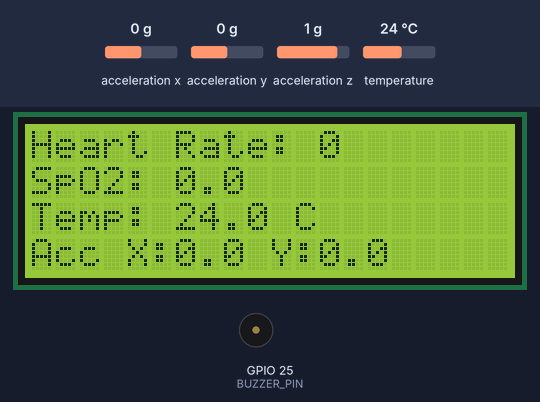
Bench run of a sketch on a simulated ESP32. Shown: 20×4 character LCD, buzzer (waves = sounding, pin HIGH). The inputs (shaded band) are chosen by the test bench; at power-on: acceleration x 0 g, temperature 24 °C, acceleration y 0 g, acceleration z 1 g.

Above: at 3.3 s.
3.4 s: acceleration x set to -0.9 g
At 5.5 s:
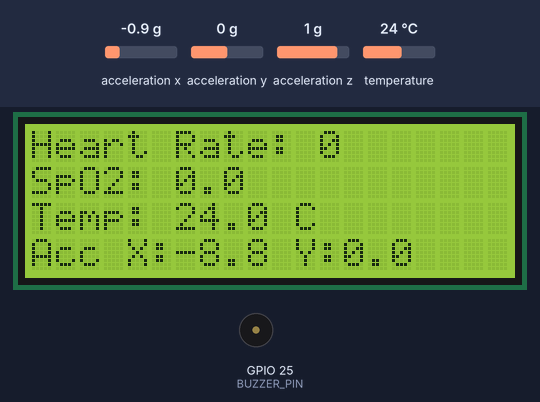
7.2 s: acceleration x set to -1.2 g
At 11.0 s:
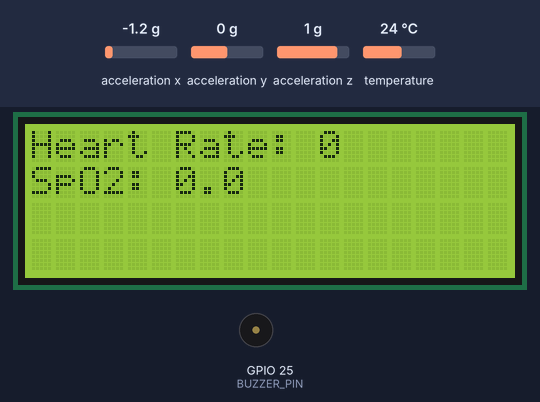
12.9 s: temperature set to 12 °C
At 14.4 s:
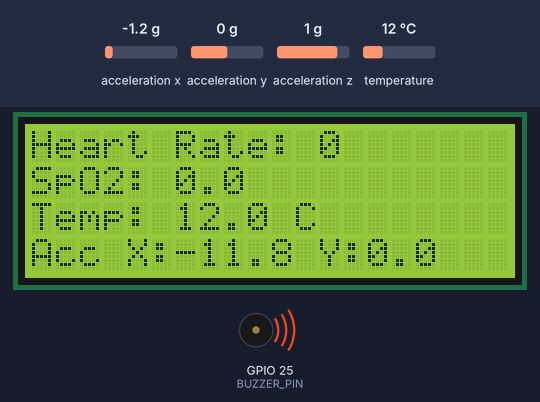
16.5 s: acceleration y set to -1.4 g
At 17.2 s:
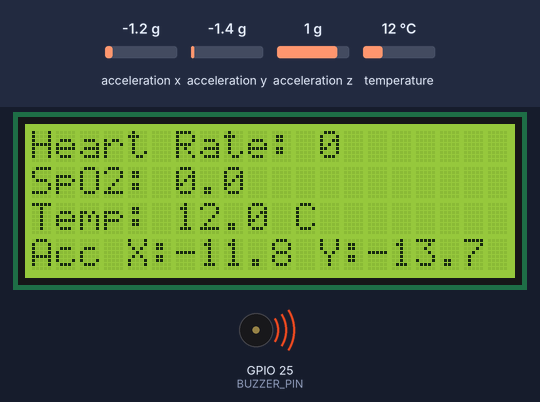
19.3 s: temperature set to 19 °C
At 21.4 s:
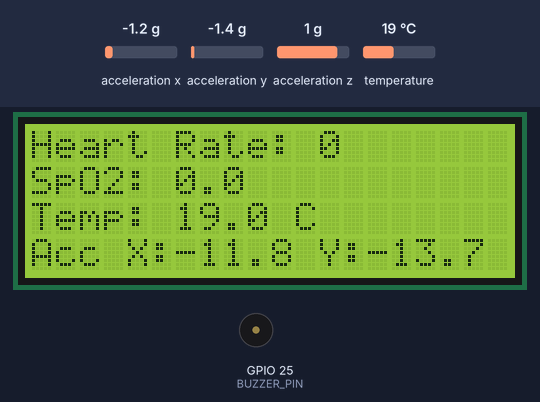
22.1 s: temperature set to 28 °C
At 22.9 s:
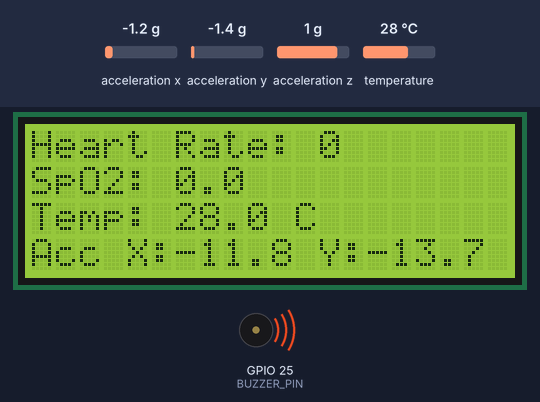
Timing chart, 0 to 25.9 s (numbered marks = the images above; inputs shaded):
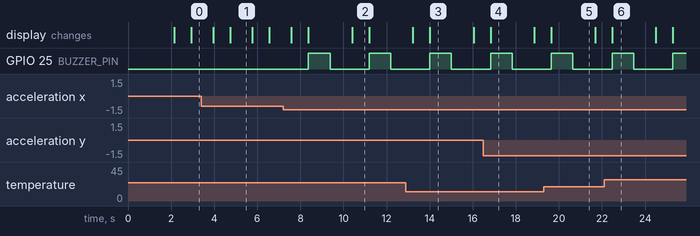

The sketch:

wearable_device.ino
```cpp
#include <Wire.h>
#include <Adafruit_Sensor.h>
#include <Adafruit_ADXL345_U.h>
#include <LiquidCrystal_I2C.h>
#include <MAX30105.h>
#include <OneWire.h>
#include <DallasTemperature.h>

// LCD Setup
LiquidCrystal_I2C lcd(0x27, 20, 4); // I2C address, 20 columns, 4 rows

// MAX30102 Setup
MAX30105 particleSensor;

// DS18B20 Setup
#define ONE_WIRE_BUS 4
OneWire oneWire(ONE_WIRE_BUS);
DallasTemperature sensors(&oneWire);

// Buzzer
#define BUZZER_PIN 25

// ADXL345 Setup
Adafruit_ADXL345_Unified accel = Adafruit_ADXL345_Unified(12345);

void setup() {
  Serial.begin(115200);

  // LCD Initialization
  lcd.init();
  lcd.backlight();
  lcd.setCursor(0, 0);
  lcd.print("Initializing...");

  // MAX30102 Initialization
  if (!particleSensor.begin(Wire, I2C_SPEED_STANDARD)) {
    lcd.setCursor(0, 1);
    lcd.print("MAX30102 Error");
    while (1);
  }
  particleSensor.setup();

  // DS18B20 Initialization
  sensors.begin();

  // ADXL345 Initialization
  if (!accel.begin()) {
    lcd.setCursor(0, 2);
    lcd.print("ADXL345 Error");
    while (1);
  }

  // Buzzer Setup
  pinMode(BUZZER_PIN, OUTPUT);

  lcd.setCursor(0, 1);
  lcd.print("Initialization OK");
  delay(2000);
}

void loop() {
  // Read MAX30102 data
  lcd.clear();
  lcd.setCursor(0, 0);
  lcd.print("Heart Rate: ");
  int heartRate = particleSensor.getHeartRate();
  lcd.print(heartRate);
  lcd.setCursor(0, 1);
  lcd.print("SpO2: ");
  float spo2 = particleSensor.getSpO2();
  lcd.print(spo2, 1);

  // Read DS18B20 data
  sensors.requestTemperatures();
  float bodyTemp = sensors.getTempCByIndex(0);
  lcd.setCursor(0, 2);
  lcd.print("Temp: ");
  lcd.print(bodyTemp, 1);
  lcd.print(" C");

  // Read ADXL345 data
  sensors_event_t event;
  accel.getEvent(&event);
  lcd.setCursor(0, 3);
  lcd.print("Acc X:");
  lcd.print(event.acceleration.x, 1);
  lcd.print(" Y:");
  lcd.print(event.acceleration.y, 1);

  // Check for fall detection (simple threshold example)
  if (abs(event.acceleration.x) > 10 || abs(event.acceleration.y) > 10) {
    digitalWrite(BUZZER_PIN, HIGH); // Trigger alert
    delay(1000);
    digitalWrite(BUZZER_PIN, LOW);
  }

  delay(1000); // Update every second
}
```

Measured:
- the behaviour switches between -1 and -1.1 g on acceleration x (found by bisection; images 1 and 2)
- after the input at 3.4 s, the display: first differs from a run without the input after 1.3 s (image 1)
- after the input at 7.2 s, GPIO 25 (BUZZER_PIN): alternates HIGH for 1.0 s and LOW for 1.8 s, starting after 1.2 s; the display: first differs from a run without the input after 1.2 s (image 2 shows a later state)
- after the input at 12.9 s, the display: first differs from a run without the input after 1.1 s (image 3)
- after the input at 16.5 s, the display: changes after 0.33 s (image 4)
- after the input at 19.3 s, the display: changes after 0.35 s (image 5)
- after the input at 22.1 s, the display: changes after 0.37 s (image 6)
